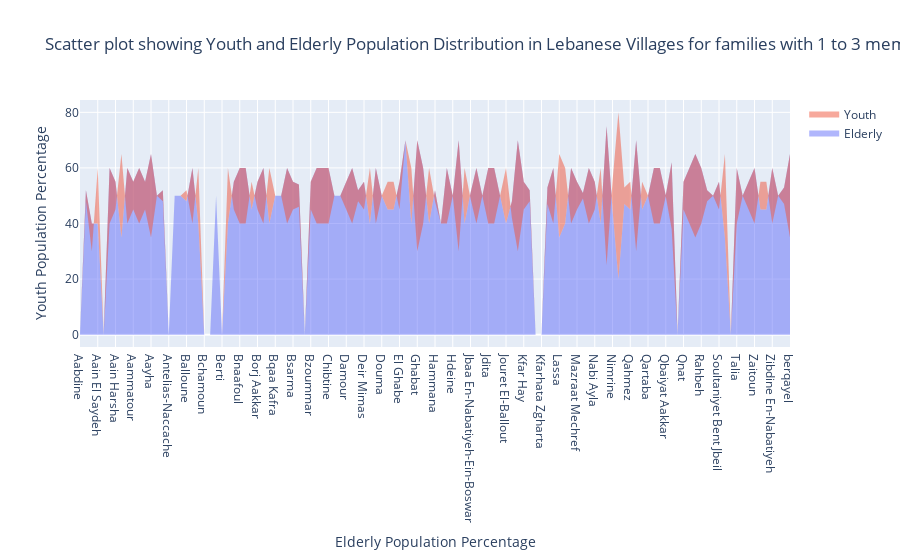

This figure's notebook cell:
### Code cell
df=df[(df.iloc[:, 7] == 1) & (df.iloc[:, 0] < 100) & (df.iloc[:, 1] < 100)]
x = df.iloc[:,4]
y1 = df.iloc[:, 0] 
y2 = df.iloc[:, 1]  
trace1 = go.Scatter(x=x,y=y1,mode='none',fill='tozeroy',name='Elderly')
trace2 = go.Scatter(x=x,y=y2,mode='none',fill='tonexty',name='Youth')
layout = go.Layout(title='Scatter plot showing Youth and Elderly Population Distribution in Lebanese Villages for families with 1 to 3 members',xaxis_title='Elderly Population Percentage',yaxis_title='Youth Population Percentage',showlegend=True)
fig = go.Figure(data=[trace1, trace2], layout=layout)
py.iplot(fig, filename='area')

### Figure 1 — Plotly figure (JSON) as saved in the notebook; plotly's stock layout.template omitted (floating-point values rounded to 4 significant figures)
{"data": [{"fill": "tozeroy", "mode": "none", "name": "Elderly", "type": "scatter", "x": ["Aabdine", "Aain Drafil", "Aain Ed-Delbe", "Aain El Saydeh", "Aain El-Kharroubeh", "Aain Et-Teffaha", "Aain Harsha", "Aaita Ej-Jabal", "Aalmane Ech-Chouf", "Aammatour", "Aanout", "Aathrine", "Aayha", "Aayroun", "Aaytat", "Antelias-Naccache", "Arsoun", "Baisour", "Balloune", "Batroumine", "Batroun", "Bchamoun", "Behdaydat", "Beit Monzer", "Berti", "Besri Jezzine", "Bmahray", "Bnaafoul", "Bnabil", "Bohwara", "Borj Aakkar", "Borj En-Naqoura", "Bouar", "Bqaa Kafra", "Bramiyeh", "Breissat", "Bsarma", "Btalloun", "Btedine El-Leqch", "Bzoummar", "Chamate", "Chhim", "Chibtine", "Chimlane", "Chnanaair", "Damour", "Daraiya Kesrouane", "Deir El-Ghazal", "Deir Mimas", "Dibbine", "Dlebta", "Douma", "Edde El-Batroun", "Eghbe", "El Ghabe", "Fatre", "Fourzol", "Ghabat", "Ghaziyeh", "Hadath Ej-Jebbeh", "Hammana", "Hanaouay", "Haouch El Qinnabeh Rachaya", "Hdeine", "Heri", "Hilan", "Jbaa En-Nabatiyeh-Ein-Boswar", "Jbeil", "Jdaidet Ghazir", "Jdita", "Jenjlaya", "Jiyeh", "Jouret El-Ballout", "Kafr Harra", "Kaftoun", "Kfar Hay", "Kfar Jreif", "Kfarhata ", "Kfarhata Zgharta", "Kouakh", "Kour", "Lassa", "Magher wbala", "Mar Chaaya", "Mazraat Mechref", "Mhaiydseh Rachaya", "Miziara", "Nabi Ayla", "Nabi Osmane", "Nakhleh", "Nimrine", "Nmairiyeh", "Qaa Er-Rim", "Qahmez", "Qalaouiyeh", "Qarah Bach", "Qartaba", "Qaynour", "Qaytouleh", "Qbaiyat Aakkar", "Qennabet Broummana", "Qleiaat Aakkar", "Qnat", "Qortada", "Qsaibet En-Nabatiyeh", "Rahbeh", "Rashana", "Sebaal Zgharta", "Soultaniyet Bent Jbeil", "Srayri", "Srobbine", "Talia", "Tallet Chattaha", "Toula El-Batroun", "Zaitoun", "Zeita", "Zgharta-Ehden", "Zibdine En-Nabatiyeh", "Zouarib", "Zrariyeh", "berqayel"], "y": [0, 52, 40, 40, 0, 60, 55, 35, 60, 55, 60, 55, 65, 50, 52, 0, 50, 50, 48, 60, 40, 0, 0, 50, 0, 40, 55, 60, 60, 45, 55, 60, 40, 50, 50, 60, 55, 54, 0, 55, 60, 60, 60, 50, 50, 55, 60, 52, 55, 40, 60, 50, 45, 45, 55, 70, 40, 70, 60, 40, 52, 40, 60, 50, 70, 40, 51, 60, 50, 60, 60, 50, 40, 48, 70, 55, 52, 0, 0, 53, 60, 35, 40, 60, 55, 51, 60, 55, 40, 75, 45, 20, 47, 45, 70, 45, 50, 60, 60, 50.2, 62, 0, 55, 60, 65, 60, 52, 50, 55, 35, 0, 60, 50, 55, 60, 45, 45, 60, 50, 53, 65]}, {"fill": "tonexty", "mode": "none", "name": "Youth", "type": "scatter", "x": ["Aabdine", "Aain Drafil", "Aain Ed-Delbe", "Aain El Saydeh", "Aain El-Kharroubeh", "Aain Et-Teffaha", "Aain Harsha", "Aaita Ej-Jabal", "Aalmane Ech-Chouf", "Aammatour", "Aanout", "Aathrine", "Aayha", "Aayroun", "Aaytat", "Antelias-Naccache", "Arsoun", "Baisour", "Balloune", "Batroumine", "Batroun", "Bchamoun", "Behdaydat", "Beit Monzer", "Berti", "Besri Jezzine", "Bmahray", "Bnaafoul", "Bnabil", "Bohwara", "Borj Aakkar", "Borj En-Naqoura", "Bouar", "Bqaa Kafra", "Bramiyeh", "Breissat", "Bsarma", "Btalloun", "Btedine El-Leqch", "Bzoummar", "Chamate", "Chhim", "Chibtine", "Chimlane", "Chnanaair", "Damour", "Daraiya Kesrouane", "Deir El-Ghazal", "Deir Mimas", "Dibbine", "Dlebta", "Douma", "Edde El-Batroun", "Eghbe", "El Ghabe", "Fatre", "Fourzol", "Ghabat", "Ghaziyeh", "Hadath Ej-Jebbeh", "Hammana", "Hanaouay", "Haouch El Qinnabeh Rachaya", "Hdeine", "Heri", "Hilan", "Jbaa En-Nabatiyeh-Ein-Boswar", "Jbeil", "Jdaidet Ghazir", "Jdita", "Jenjlaya", "Jiyeh", "Jouret El-Ballout", "Kafr Harra", "Kaftoun", "Kfar Hay", "Kfar Jreif", "Kfarhata ", "Kfarhata Zgharta", "Kouakh", "Kour", "Lassa", "Magher wbala", "Mar Chaaya", "Mazraat Mechref", "Mhaiydseh Rachaya", "Miziara", "Nabi Ayla", "Nabi Osmane", "Nakhleh", "Nimrine", "Nmairiyeh", "Qaa Er-Rim", "Qahmez", "Qalaouiyeh", "Qarah Bach", "Qartaba", "Qaynour", "Qaytouleh", "Qbaiyat Aakkar", "Qennabet Broummana", "Qleiaat Aakkar", "Qnat", "Qortada", "Qsaibet En-Nabatiyeh", "Rahbeh", "Rashana", "Sebaal Zgharta", "Soultaniyet Bent Jbeil", "Srayri", "Srobbine", "Talia", "Tallet Chattaha", "Toula El-Batroun", "Zaitoun", "Zeita", "Zgharta-Ehden", "Zibdine En-Nabatiyeh", "Zouarib", "Zrariyeh", "berqayel"], "y": [0, 48, 30, 60, 0, 40, 45, 65, 40, 45, 40, 45, 35, 50, 48, 0, 50, 50, 52, 40, 60, 0, 0, 50, 0, 60, 45, 40, 40, 55, 45, 40, 60, 50, 50, 40, 45, 46, 0, 45, 40, 40, 40, 50, 50, 45, 40, 48, 45, 60, 40, 50, 55, 55, 45, 70, 60, 30, 40, 60, 48, 40, 40, 50, 30, 60, 49, 40, 50, 40, 40, 50, 60, 42, 30, 45, 48, 0, 0, 47, 40, 65, 60, 40, 45, 49, 40, 45, 60, 25, 55, 80, 53, 55, 30, 55, 50, 40, 40, 49.8, 38, 0, 45, 40, 35, 40, 48, 50, 45, 65, 0, 40, 50, 45, 40, 55, 55, 40, 50, 47, 35]}], "layout": {"autosize": true, "showlegend": true, "title": {"text": "Scatter plot showing Youth and Elderly Population Distribution in Lebanese Villages for families with 1 to 3 members"}, "xaxis": {"autorange": true, "range": [0, 120], "title": {"text": "Elderly Population Percentage"}, "type": "category"}, "yaxis": {"autorange": true, "range": [-4.444, 84.44], "title": {"text": "Youth Population Percentage"}, "type": "linear"}}}
